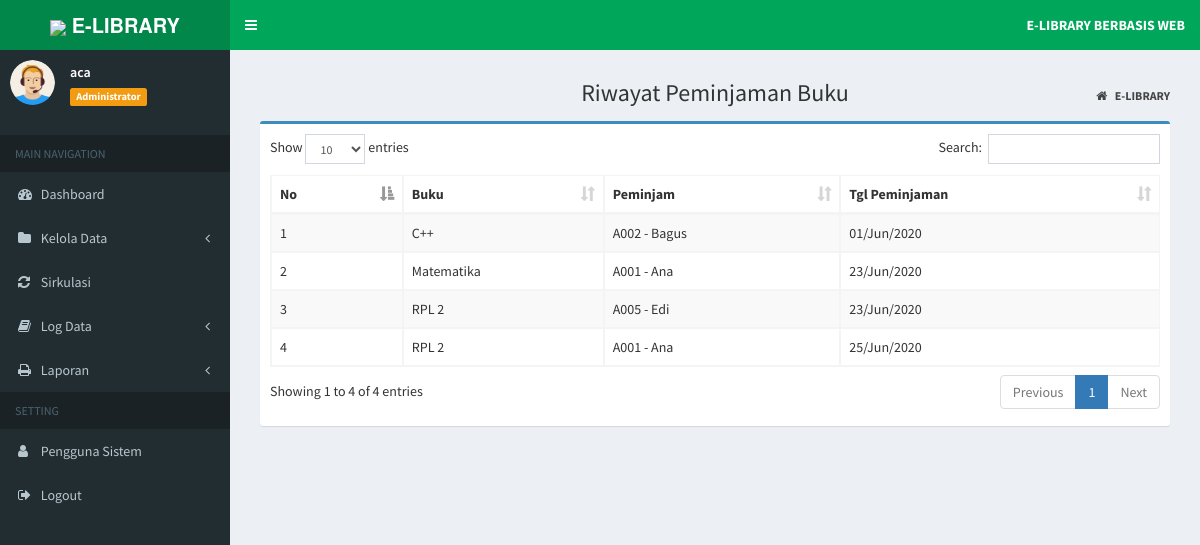
Page /index.php?page=log_pinjam (signed in) on the committed database.
### tables this page shows
CREATE TABLE `log_pinjam` (
  `id_log` int(11) NOT NULL,
  `id_buku` varchar(10) NOT NULL,
  `id_anggota` varchar(10) NOT NULL,
  `tgl_pinjam` date NOT NULL
);

CREATE TABLE `tb_buku` (
  `id_buku` varchar(10) NOT NULL,
  `judul_buku` varchar(30) NOT NULL,
  `pengarang` varchar(30) NOT NULL,
  `penerbit` varchar(30) NOT NULL,
  `th_terbit` year(4) NOT NULL
);

CREATE TABLE `tb_anggota` (
  `id_anggota` varchar(10) NOT NULL,
  `nama` varchar(20) NOT NULL,
  `jekel` enum('Laki-laki','Perempuan') NOT NULL,
  `kelas` varchar(50) NOT NULL,
  `no_hp` varchar(15) NOT NULL
);

### admin/log/log_pinjam.php (the view)
<section class="content-header">
	<h1 style="text-align:center;">
		Riwayat Peminjaman Buku
	</h1>
	<ol class="breadcrumb">
		<li>
			<a href="index.php">
				<i class="fa fa-home"></i>
				<b>E-LIBRARY</b>
			</a>
		</li>
	</ol>
</section>
<section class="content">
	<div class="box box-primary">
		<div class="box-body">
			<div class="table-responsive">
				<table id="example1" class="table table-bordered table-striped">
					<thead>
						<tr>
							<th>No</th>
							<th>Buku</th>
							<th>Peminjam</th>
							<th>Tgl Peminjaman</th>
						</tr>
					</thead>
					<tbody>
						<?php
                  $no = 1;
                  $sql = $koneksi->query("SELECT b.judul_buku, a.id_anggota, a.nama, l.tgl_pinjam
                  from log_pinjam l inner join tb_buku b on l.id_buku=b.id_buku
				  inner join tb_anggota a on l.id_anggota=a.id_anggota order by tgl_pinjam asc");
                  while ($data= $sql->fetch_assoc()) {
                ?>
						<tr>
							<td>
								<?php echo $no++; ?>
							</td>
							<td>
								<?php echo $data['judul_buku']; ?>
							</td>
							<td>
								<?php echo $data['id_anggota']; ?>
								-
								<?php echo $data['nama']; ?>
							</td>
							<td>
								<?php  $tgl = $data['tgl_pinjam']; echo date("d/M/Y", strtotime($tgl))?>
							</td>
						</tr>
						<?php
                  }
                ?>
					</tbody>
				</table>
			</div>
		</div>
	</div>
</section>

### rows in the picture
log_pinjam: id_buku.judul_buku "C++", id_anggota.id_anggota "A002", id_anggota.nama "Bagus", tgl_pinjam "01/Jun/2020"
log_pinjam: id_buku.judul_buku "Matematika", id_anggota.id_anggota "A001", id_anggota.nama "Ana", tgl_pinjam "23/Jun/2020"
log_pinjam: id_buku.judul_buku "RPL 2", id_anggota.id_anggota "A005", id_anggota.nama "Edi", tgl_pinjam "23/Jun/2020"
log_pinjam: id_buku.judul_buku "RPL 2", id_anggota.id_anggota "A001", id_anggota.nama "Ana", tgl_pinjam "25/Jun/2020"

### other values in the picture
$data_nama "aca"
$data_level "Administrator"
